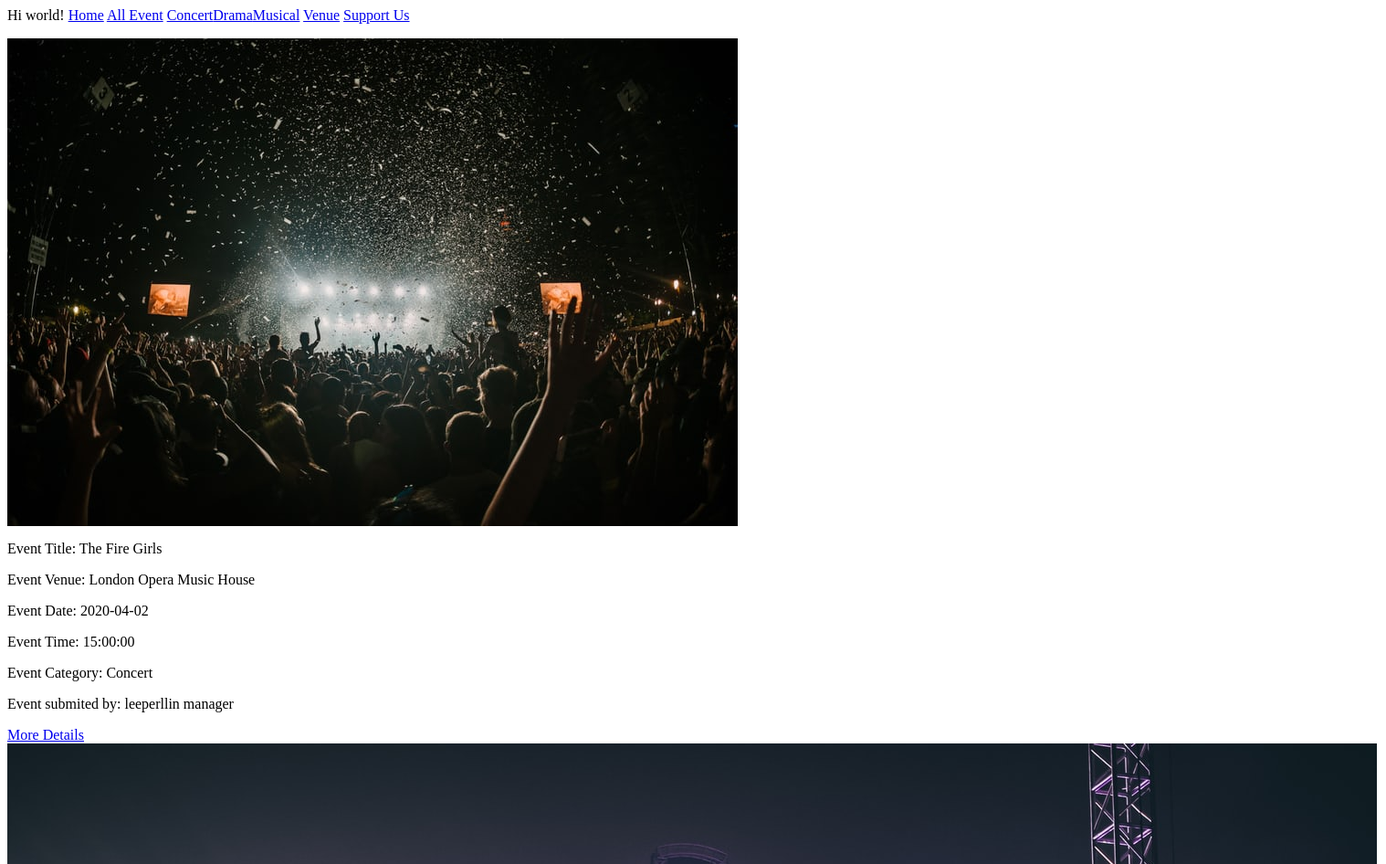
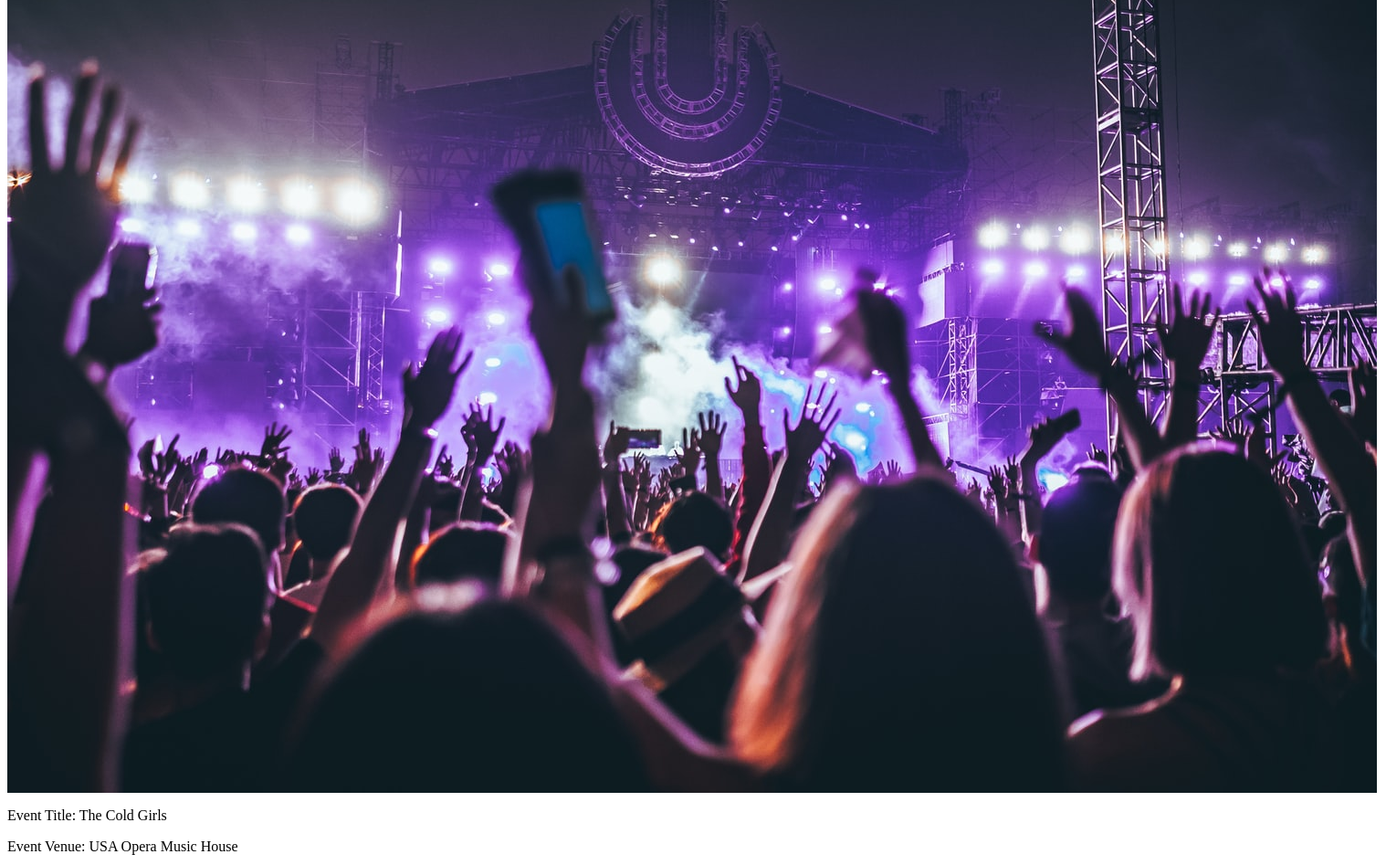
/eventpage/eventcategory.php?eventcategory=2 (upper part), run on an earlier commit of the app's database (2 pictures, top to bottom).
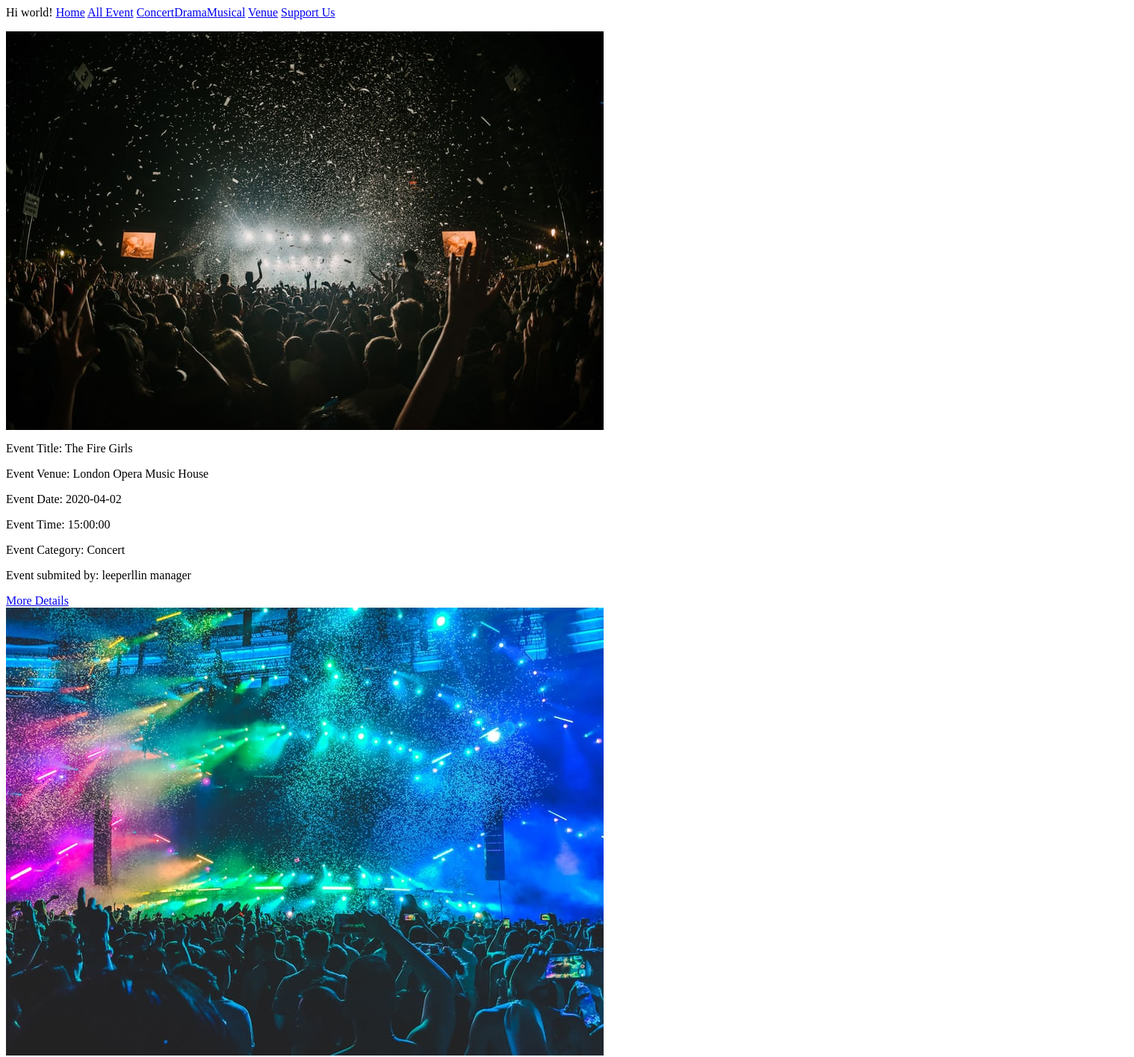
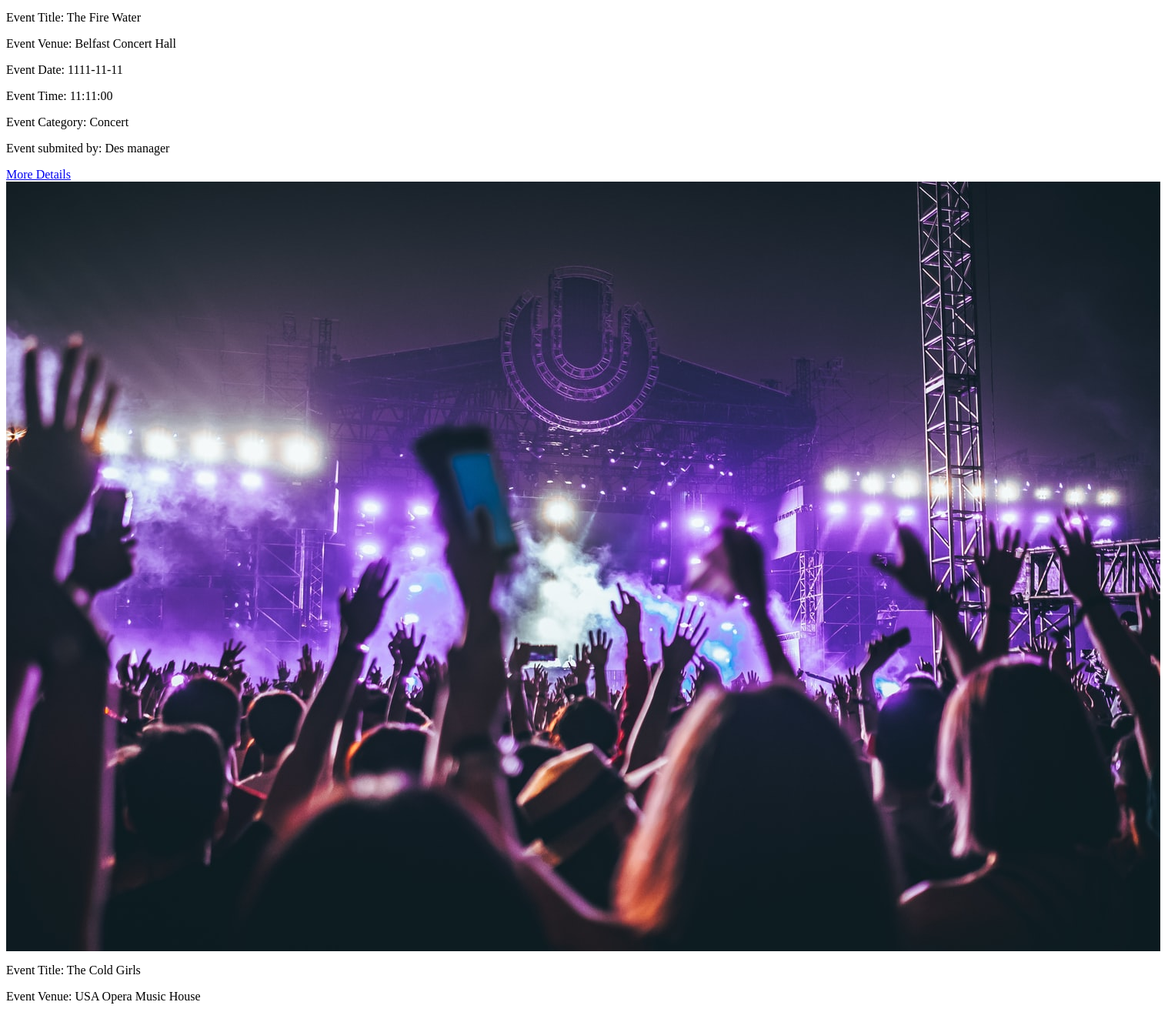
And on a later commit of the database (2 pictures, top to bottom).
### tables this page shows
CREATE TABLE `2020_eventcat` (
  `etid` int(11) NOT NULL,
  `etname` varchar(255) NOT NULL
);

CREATE TABLE `2020_event` (
  `eid` int(11) NOT NULL,
  `etitle` varchar(255) NOT NULL,
  `evenue` varchar(255) NOT NULL,
  `edes` longtext NOT NULL,
  `edate` date NOT NULL,
  `etime` time NOT NULL,
  `eimage` longtext NOT NULL,
  `ecatid` int(11) NOT NULL,
  `evmid` int(11) NOT NULL
);

CREATE TABLE `2020_venuemanager` (
  `vmid` int(11) NOT NULL,
  `vmname` varchar(255) NOT NULL,
  `vmpass` varchar(255) NOT NULL
);

### eventpage/eventcategory.php (the view, shortened to what this page needs)
<?php
include("../conn.php");
$allcatevent = $_GET['eventcategory'];
$readquery = "SELECT 2020_event.eid, 2020_event.etitle, 2020_event.evenue, 2020_event.edate, 2020_event.etime, 2020_event.eimage,
              2020_eventcat.etname, 2020_venuemanager.vmname FROM 2020_event
              INNER JOIN 2020_eventcat
              ON
              2020_event.ecatid= 2020_eventcat.etid
              INNER JOIN 2020_venuemanager
              ON
              2020_event.evmid= 2020_venuemanager.vmid
              WHERE 2020_event.ecatid ='$allcatevent'";
$readresult = $conn->query($readquery);
?>
<html>
    <head>
    </head>
    <body>
    <p>Hi world!
    <a href="../index.php">Home</a>
    <a href="index.php">All Event</a>
    <?php
    $showoptionquery = "SELECT * FROM 2020_eventcat ORDER BY etname ";
    $showoptionresult = $conn->query($showoptionquery);
    while ($row = $showoptionresult->fetch_assoc()) {
        $catname = $row['etname'];
        $catid = $row['etid'];
        echo"<a href='eventcategory.php?eventcategory=$catid'>$catname</a>";
    }
    ?>
    <a href="#">Venue</a>
    <a href="supportpage/index.php">Support Us</a></p>
    <?php
    while ($rowread = $readresult->fetch_assoc()) {
        $Eeventid = $rowread['eid'];
        $Eeventtitle = $rowread['etitle'];
        $Eeventvenue = $rowread['evenue'];
        $Eeventdate = $rowread['edate'];
        $Eeventtime = $rowread['etime'];
        $Eeventimage = $rowread['eimage'];
        $Eeventcategory = $rowread['etname'];
        $Evenuemanagername = $rowread['vmname'];
        echo"<img src='../image/$Eeventimage'<br>";
        echo"<p>Event Title: $Eeventtitle </p> ";
        echo"<p>Event Venue: $Eeventvenue </p> ";
        echo"<p>Event Date: $Eeventdate </p> ";
        echo"<p>Event Time: $Eeventtime </p> ";
        echo"<p>Event Category: $Eeventcategory </p> ";
        echo"<p>Event submited by: $Evenuemanagername manager </p> ";
        echo"<a href='eventdetails.php?eventdetailsid=$Eeventid'>More Details</a><br>";
    }
    ?>
    </body>
</html>

What changed in the data, as far as the page shows it:
now on this page (row edited): 2020_event: eimage (picture), etitle "The Fire Water", evenue "Belfast Concert Hall", edate "1111-11-11", etime "11:11:00", ecatid.etname "Concert", evmid.vmname "Des"
